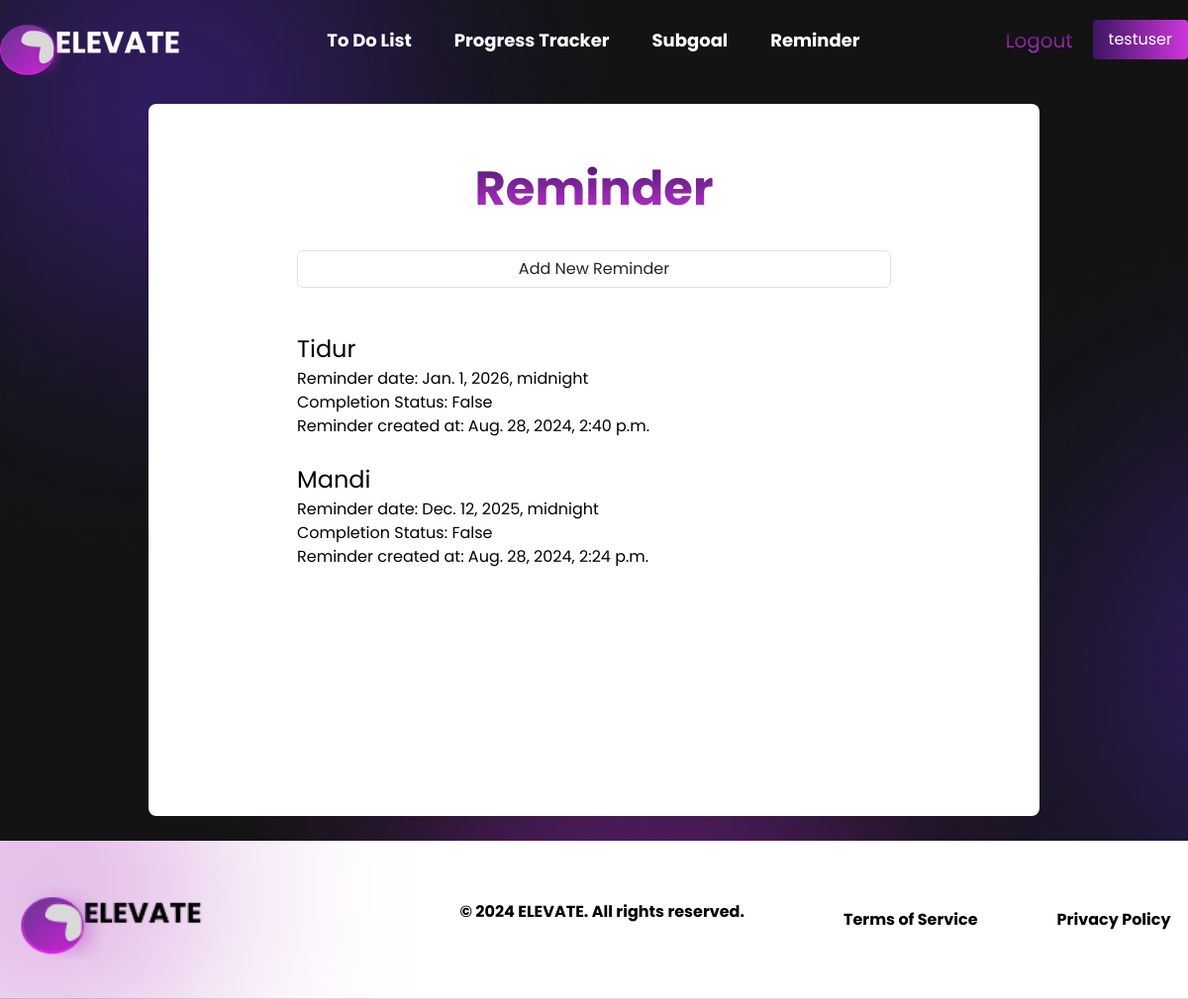
Page /reminder/ (signed in) on the committed database.
### reminder/models.py (models this page shows, shortened)
class Reminder(models.Model):
    user = models.ForeignKey(User, on_delete=models.CASCADE)
    title = models.CharField(max_length=100)
    date = models.DateTimeField()
    completed = models.BooleanField(default=False)
    created_at = models.DateTimeField(auto_now_add=True)

### reminder/views.py (the view)
# urls.py: 2. Add a URL to urlpatterns:  path('', views.home, name='home')
def home(request):
    reminders = Reminder.objects.filter(user=request.user).order_by('-created_at')
    return render(request, "reminder/home.html", {
        "reminders": reminders
    })

### reminder/templates/reminder/home.html (shortened to what this page needs)
{% extends "reminder/layout.html" %}
{% load static %}
{% block css %}
    <link rel="stylesheet" href="{% static 'reminder/css/home.css' %}">
{% endblock %}
{% block content %}
    <div class="flex-container">
        <div class="reminder-container">
            <p class="title">Reminder</p>
            <form action="{% url 'reminder:add_reminder' %}">
                <input type="submit" value="Add New Reminder" class="form-control form-button">
            </form>
            <br>
            <div class="reminder-items">
                {% for reminder in reminders %}
                    <a href="{% url 'reminder:update_reminder' reminder.id %}">
                        <div class="reminder-item-container" >
                            <div class="reminder-title">
                                {{ reminder.title }}
                            </div>
                            <div>
                                Reminder date: {{ reminder.date }}
                            </div>
                            <div>
                                Completion Status: {{ reminder.completed }}
                            </div>
                            <div>
                                Reminder created at: {{ reminder.created_at}}
                            </div>
                        </div>
                    </a>
                    <br>
                {% endfor %}
            </div>
            <br>
        </div>
    </div>
{% endblock %}

### reminder/templates/reminder/layout.html (shortened to what this page needs)
{% load static %}
<!DOCTYPE html>
<html lang="en">
  <head>
    <link href="https://cdn.jsdelivr.net/npm/bootstrap@5.3.3/dist/css/bootstrap.min.css" rel="stylesheet">
    <link rel="stylesheet" href="{% static 'reminder/css/layout.css' %}">
    {% block css %}
    {% endblock %}
  </head>
  <body>
    <div class="container">
      <header class="header">
        <div class="header-content">
          <div class="logo-section">
            <a href="{% url 'user:home' %}">
                <img class="logo-img" src="{% static 'reminder/images/logo.png' %}" alt="Elevate Logo">
            </a>
          </div>
          <nav class="nav-links">
            <a href="{% url 'todo:home' %}" class="nav-link"><b>To Do List</b></a>
            <a href="{% url 'subgoal:home' %}" class="nav-link"><b>Progress Tracker</b></a>
            <a href="{% url 'subgoal:home' %}" class="nav-link"><b>Subgoal</b></a>
            <a href="{% url 'reminder:home' %}" class="nav-link"><b>Reminder</b></a>
          </nav>
          <div class="auth-links">
            <a href="{% url 'user:logout' %}" class="login-link">Logout</a>
            <a href="#" class="signup-link">{{ request.user.username }}</a>
          </div>
        </div>
      </header>
    </div>
    {% block content%}
    {% endblock %}
    <footer>
        <div class="footer-container">
            <div class="footer-logo-section">
                <img class="footer-logo-img" src="{% static 'reminder/images/logo_black.png' %}" alt="Elevate Logo" />
            </div>
            <p>&copy; 2024 ELEVATE. All rights reserved.</p>
            <div class="footer-links">
                <a href="#" class="footer-link">Terms of Service</a>
                <a href="#" class="footer-link">Privacy Policy</a>
            </div>
        </div>
    </footer>
  </body>
</html>

### reminder/static/reminder/css/layout.css (style rules this page uses)
html { scroll-behavior: smooth; }
body { margin: 0; font-family: 'Poppins', sans-serif; background-image: url("/static/user/images/background_image.png"); background-size: cover; background-repeat: no-repeat; background-attachment: fixed; color: white; }
.container { max-width: 1200px; margin: 0 auto; padding: 0; }
.header { background-color: transparent; }
.header-content { display: flex; justify-content: space-between; align-items: center; }
.logo-section { display: grid; grid-template-columns: auto auto; align-items: center; }
.logo-img { margin-top: 20px; width: auto; height: 60px; display: block; }
.nav-links { display: flex; gap: 43px; }
.nav-link { color: white; text-decoration: none; font-size: 18px; }
.auth-links { display: flex; gap: 20px; }
.login-link { background: linear-gradient(180deg, #3e1562, #CF36DF); -webkit-background-clip: text; -webkit-text-fill-color: transparent; font-size: 20px; text-decoration: none; margin-top: 6px; }
.signup-link { background: linear-gradient(90deg, #3e1562, #CE36DF); padding: 8px 16px; border-radius: 4px; text-decoration: none; color: white; }
.footer-container { color: black; font-weight: bold; background-image: url("/static/user/images/down_background_mainpage.png"); background-size: cover; background-repeat: no-repeat; background-attachment: fixed; display: flex; justify-content: center; align-items: center; height: 160px; column-gap: 100px; }
.footer-logo-section { display: flex; align-items: center; }
.footer-logo-img { width: auto; height: 80px; margin-right: 150px; }
.footer-links { display: flex; gap: 80px; }
.footer-link { color: black; text-decoration: none; }

### reminder/static/reminder/css/home.css (style rules this page uses)
.flex-container { display: flex; justify-content: center; align-items: center; margin: 25px; }
.reminder-container { display: flex; flex-direction: column; align-items: center; width: 900px; min-height: 90vh; border-radius: 8px; background-color: white; gap: 10px; }
.title { margin-top: 50px; text-align: center; font-size: 48px; font-weight: bold; background: linear-gradient(180deg, #3e1562, #CF36DF); -webkit-background-clip: text; -webkit-text-fill-color: transparent; }
.form-button { width: 600px; }
.reminder-items { color: black; display: flex; flex-direction: column; align-items: flex-start; width: 600px; }
.reminder-items > a { color: black; text-decoration: none; }
.reminder-item-container { display: flex; flex-direction: column; justify-content: flex-start }
.reminder-title { font-size: 24px; }

### rows in the picture
Reminder: title "Tidur", date "Jan. 1, 2026, midnight", completed "False", created_at "Aug. 28, 2024, 2:40 p.m."
Reminder: title "Mandi", date "Dec. 12, 2025, midnight", completed "False", created_at "Aug. 28, 2024, 2:24 p.m."

### other values in the picture
{{ request.user.username }} "testuser"
